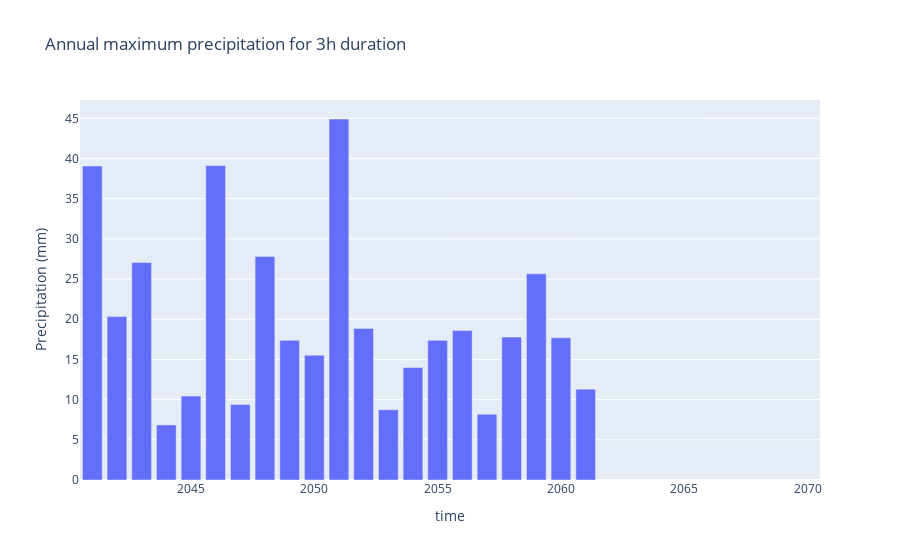

This figure's notebook cell:
### Markdown cell above
If a pair of rotated latitude and longitude coordinates is selected, it is possible to plot (with the ```plotly``` library) the evolution of said annual maximum series.

### Code cell
# Define specific spatial coordinates within your selected region and the only available duration
lat = -11
lon = -8
dur = 3
# Selecting a duration and one specific point.
dataarray_pr_max = dataset_pr_max['pr_max'].sel(duration=dur, rlat = lat, rlon = lon, method = 'nearest')
dataset_pr_max.close
# Converting dataarray to dataframe for plotly library to understand.
dataframe_pr_max = dataarray_pr_max.to_dataframe().reset_index()
# Define bar chart and customize it.
figure = px.bar(dataframe_pr_max, x="time", y="pr_max", title=f'Annual maximum precipitation for {dur}h duration')
figure.update_layout(yaxis=dict(title="Precipitation (mm)")) #, range=[10, max(df.precipitation)+5]))
figure.show()

### Figure 1 — Plotly figure (JSON) as saved in the notebook; plotly's stock layout.template omitted (floating-point values rounded to 4 significant figures)
{"data": [{"alignmentgroup": "True", "hovertemplate": "time=%{x}<br>pr_max=%{y}<extra></extra>", "legendgroup": "", "marker": {"color": "#636efa", "pattern": {"shape": ""}}, "name": "", "offsetgroup": "", "orientation": "v", "showlegend": false, "textposition": "auto", "type": "bar", "x": ["2041-01-01T00:00:00", "2042-01-01T00:00:00", "2043-01-01T00:00:00", "2044-01-01T00:00:00", "2045-01-01T00:00:00", "2046-01-01T00:00:00", "2047-01-01T00:00:00", "2048-01-01T00:00:00", "2049-01-01T00:00:00", "2050-01-01T00:00:00", "2051-01-01T00:00:00", "2052-01-01T00:00:00", "2053-01-01T00:00:00", "2054-01-01T00:00:00", "2055-01-01T00:00:00", "2056-01-01T00:00:00", "2057-01-01T00:00:00", "2058-01-01T00:00:00", "2059-01-01T00:00:00", "2060-01-01T00:00:00", "2061-01-01T00:00:00", "2062-01-01T00:00:00", "2063-01-01T00:00:00", "2064-01-01T00:00:00", "2065-01-01T00:00:00", "2066-01-01T00:00:00", "2067-01-01T00:00:00", "2068-01-01T00:00:00", "2069-01-01T00:00:00", "2070-01-01T00:00:00"], "xaxis": "x", "y": [39.06, 20.33, 27.06, 6.844, 10.45, 39.13, 9.383, 27.82, 17.38, 15.52, 44.91, 18.86, 8.742, 14.0, 17.38, 18.59, 8.18, 17.79, 25.66, 17.69, 11.3, null, null, null, null, null, null, null, null, null], "yaxis": "y"}], "layout": {"autosize": true, "barmode": "relative", "legend": {"tracegroupgap": 0}, "title": {"text": "Annual maximum precipitation for 3h duration"}, "xaxis": {"anchor": "y", "autorange": true, "domain": [0, 1], "range": ["2040-07-02 12:00", "2070-07-02 12:00"], "title": {"text": "time"}, "type": "date"}, "yaxis": {"anchor": "x", "autorange": true, "domain": [0, 1], "range": [0, 47.28], "title": {"text": "Precipitation (mm)"}, "type": "linear"}}}
